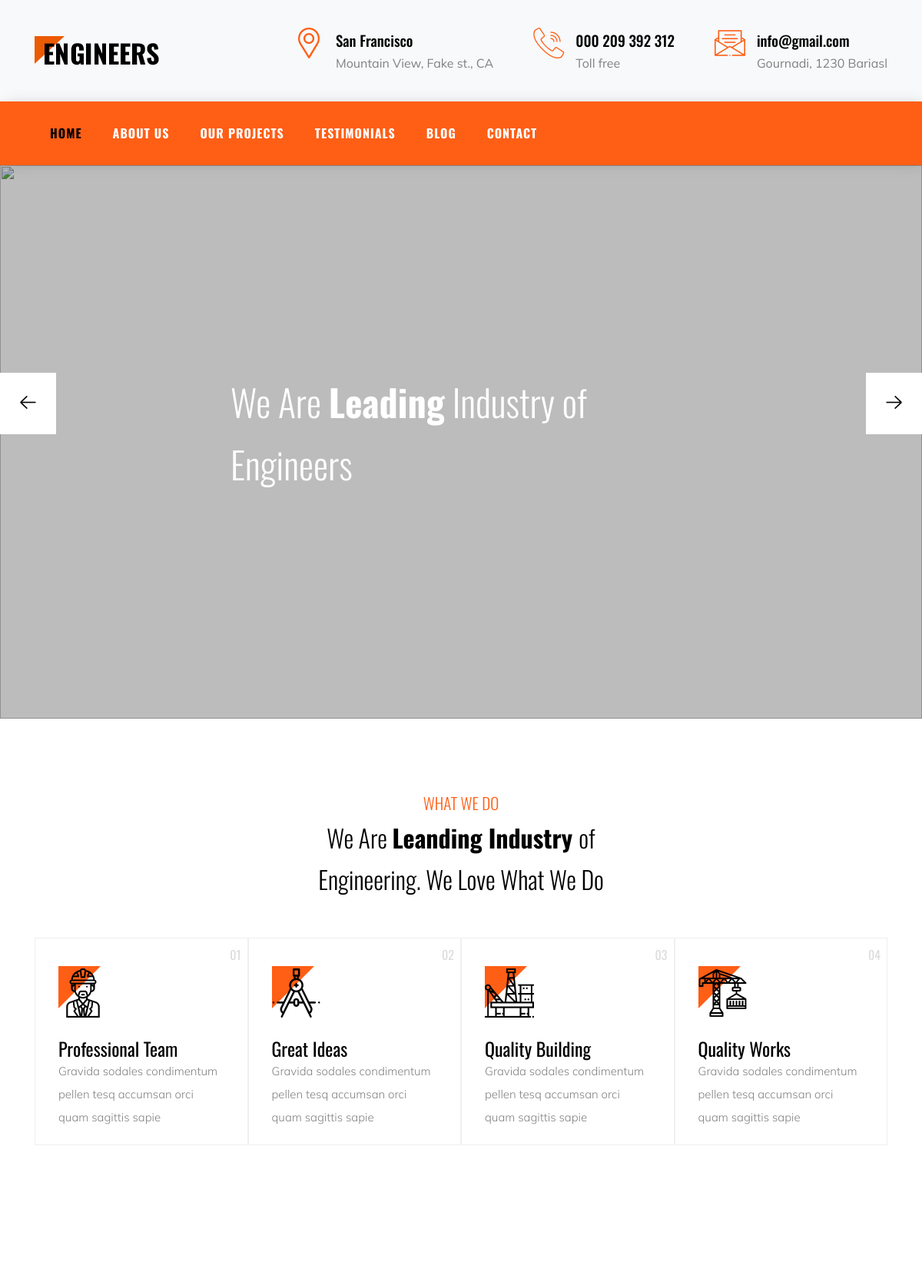
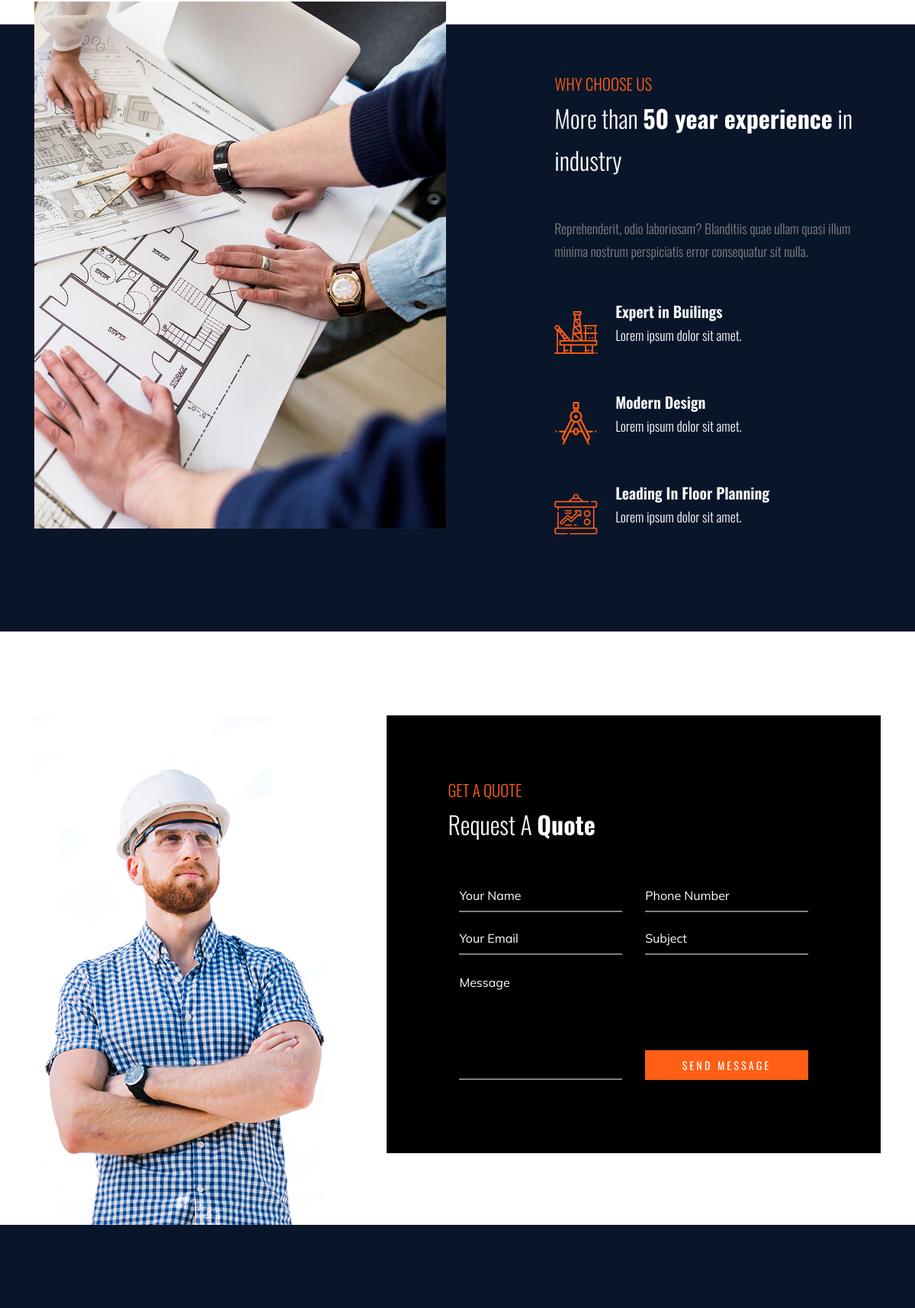
/index (upper part), run on the app's committed database (2 pictures, top to bottom).
### engineers/models.py (models this page shows)
class Address(db.Model):
    id = db.Column(db.Integer, primary_key=True)
    icon = db.Column(db.String(20), nullable=True)
    desc = db.Column(db.String(50), nullable=False)
    big_desc = db.Column(db.String(75), nullable=False)

### engineers/controllers.py (the view, shortened to what this page needs)
@app.route('/index', methods=['GET', 'POST'])
def index():
    address = Address.query.all()
    blogs = Blog.query.all()[-3:]
    testis = Testi.query.all()[-2:]
    pro_category = Project.query.all()[-4:]
    form = QuoteForm()
    return render_template('app/index.html', blogs=blogs, testis=testis, pro_category=pro_category, form=form, address=address)

### engineers/forms.py
class QuoteForm(FlaskForm):
    name = StringField('Your name', validators=[DataRequired(), Length(min=3, max=40)], render_kw={"placeholder": "Your Name"})
    phone = StringField('Phone Number', validators=[DataRequired()], render_kw={"placeholder": "Phone Number"})
    email = StringField('Your Email', validators=[DataRequired(), Email()], render_kw={"placeholder": "Your Email"})
    subject = StringField('Subject', validators=[DataRequired()], render_kw={"placeholder": "Subject"})
    message = TextAreaField('Message', validators=[DataRequired(), Length(min=20, max=200)], render_kw={"placeholder": "Message"})
    submit = SubmitField('SEND MESSAGE')

### engineers/templates/app/index.html (shortened to what this page needs)
{% extends 'app/base.html' %}
{% block content %}
    <menu>
        <div class="row nav-sticky">
            <div class="row-nav col-12 ff-oswald">
                <ul class="d-flex nav-ul color-fff">
                    <li class="nav-li"><a href="/index" class="selected">Home</a></li>
                    <li class="nav-li"><a href="/about" >About Us</a></li>
                    <li class="nav-li"><a href="/projects">Our Projects</a></li>
                    <li class="nav-li"><a href="/testi">Testimonials</a></li>
                    <li class="nav-li"><a href="/blog">Blog</a></li>
                    <li class="nav-li"><a href="/contact">Contact</a></li>
                </ul>
            </div>
        </div>
    </menu>
    <section class="bg-img-section">
        <div class="slider-block">
            <div class="slider-line">
                <figure class="bg-img-fig">
                    <div class="overlay"></div>
                    <h2 class="bg-img-h2">We Are <span class="font-bold">Leading</span> Industry of Engineers</h2>
                    <img src="{{ url_for('static', filename='img/hero_1.jpg')}}" alt="" class="bg-img">
                </figure>
            </div>
        </div>
        <div class="arrow-r arrow">
            <span>
                <i class="flaticon-right-arrow"></i>
            </span>
        </div>
        <div class="arrow-l arrow">
            <span>
                <i class="flaticon-left-arrow"></i>
            </span>
        </div>
    </section>
    <main>
        <div class="block-1">
            <div class="container container-do">
                <div class="row">
                    <div class="main-text">
                        <span class="span-orange">WHAT WE DO</span>
                        <h2 class="main-h2">We Are <span class="span-black">Leanding Industry </span> of
                            <br>
                            Engineering.
                            We Love What We Do
                        </h2>
                    </div>
                </div>
                <div class="row-2 d-flex">
                    <div class="col-3">
                        <div class="do-box-1 d-flex">
                            <span class="triangle-orange"></span>
                            <span class="number">01</span>
                            <div class="do-box-1-icon">
                                <i class="flaticon-engineer"></i>
                            </div>
                            <div class="do-box-1-text">
                                <h3>Professional Team</h3>
                                <p class="ff-mulish">Gravida sodales condimentum pellen tesq accumsan orci quam sagittis
                                    sapie</p>
                            </div>
                        </div>
                    </div>
                    <div class="col-3">
                        <div class="do-box-1 d-flex">
                            <span class="triangle-orange"></span>
                            <span class="number">02</span>
                            <div class="do-box-1-icon">
                                <i class="flaticon-compass"></i>
                            </div>
                            <div class="do-box-1-text">
                                <h3>Great Ideas</h3>
                                <p class="ff-mulish">Gravida sodales condimentum pellen tesq accumsan orci quam sagittis
                                    sapie</p>
                            </div>
                        </div>
                    </div>
                    <div class="col-3">
                        <div class="do-box-1 d-flex">
                            <span class="triangle-orange"></span>
                            <span class="number">03</span>
                            <div class="do-box-1-icon">
                                <i class="flaticon-oil-platform"></i>
                            </div>
                            <div class="do-box-1-text">
                                <h3>Quality Building</h3>
                                <p class="ff-mulish">Gravida sodales condimentum pellen tesq accumsan orci quam sagittis
                                    sapie</p>
                            </div>
                        </div>
                    </div>
                    <div class="col-3">
                        <div class="do-box-1 d-flex">
                            <span class="triangle-orange"></span>
                            <span class="number">04</span>
                            <div class="do-box-1-icon">
                                <i class="flaticon-crane"></i>
                            </div>
                            <div class="do-box-1-text">
                                <h3>Quality Works</h3>
                                <p class="ff-mulish">Gravida sodales condimentum pellen tesq accumsan orci quam sagittis
                                    sapie</p>
                            </div>
                        </div>
                    </div>
                </div>
            </div>
        </div>
        <div class="block-2">
            <div class="container container-us">
                <div class="row d-flex">
                    <div class="col-6">
                        <div class="column-left">
                            <figure>
                                <img src="{{ url_for('static', filename='img/about_1.jpg')}}" alt="">
                            </figure>
                        </div>
                    </div>
                    <div class="col-6">
                        <div class="column-right">
                            <span class="span-orange">
                                WHY CHOOSE US
                            </span>
                            <h2>
                                More than <span class="font-bold">50 year experience</span> in industry
                            </h2>
                            <p class="cl-gray pb-2">
                                Reprehenderit, odio laboriosam? Blanditiis quae ullam quasi illum minima nostrum
                                perspiciatis
                                error consequatur sit nulla.
                            </p>
                            <div>
                                <div class="d-flex mb-24">
                                    <i class="flaticon-oil-platform"></i>
                                    <div>
                                        <h4>Expert in Builings</h4>
                                        <p>Lorem ipsum dolor sit amet.</p>
                                    </div>
                                </div>
                                <div class="d-flex mb-24">
                                    <i class="flaticon-compass"></i>
                                    <div>
                                        <h4>Modern Design</h4>
                                        <p>Lorem ipsum dolor sit amet.</p>
                                    </div>
                                </div>
                                <div class="d-flex mb-24">
                                    <i class="flaticon-strategy"></i>
                                    <div>
                                        <h4>Leading In Floor Planning</h4>
                                        <p>Lorem ipsum dolor sit amet.</p>
                                    </div>
                                </div>
                            </div>
                        </div>
                    </div>
                </div>
            </div>
        </div>
        <div class="block-3">
            <div class="container max-w-1140 container-form">
                <div class="row d-flex">
                    <div class="col-5">
                        <figure class="form-left-fig">
                            <img src="{{ url_for('static', filename='img/img_transparent.png')}}" alt="">
                        </figure>
                    </div>
                    <div class="col-7">
                        <div class="form">
                            <span class="span-orange form-span">
                                GET A QUOTE
                            </span>
                            <h2 class="form-h2">
                                Request A <span class="font-bold">Quote</span>
                            </h2>
                            <div class="index-form">
                                <form method='POST', action="">
                                    <div class="row d-flex">
                                        <div class="col-6">
                                                {{form.name(class="form-name form-right")}}
                                        </div>
                                        <div class="col-6">
                                                {{form.phone(class="form-number form-right")}}
                                        </div>
                                    </div>
                                    <div class="row d-flex">
                                        <div class="col-6">
                                                {{form.email(class="form-email form-right")}}
                                        </div>
                                        <div class="col-6">
                                                {{form.subject(class="form-subject form-right")}}
                                        </div>
                                    </div>
                                    <div class="row d-flex">
                                        <div class="col-6">
                                                {{form.message(cols="30", rows="7", class="form-textarea form-right")}}
                                        </div>
                                        <div class="col-6 col-6-btn">
                                                {{form.submit(class='btn-orange')}}
                                        </div>
                                    </div>
                                </form>
                            </div>
                        </div>
                    </div>
                </div>
            </div>
        </div>
        <div class="block-4">
            </div>
    </main>
{% endblock %}

### engineers/templates/includes/header.html
<header>
    <section id="section-head-1">
        <div class="container container-head">
            <div class="row row-head-contact d-flex">
                <figure class="img-head-contact">
                    <a href="#"><img src="{{ url_for('static', filename='img/logo.png')}}" alt="logo-engineers" class="img-logo"></a>
                </figure>
                {% for add in address %}
                <div class="box-head-contact d-flex">
                    <i class="{{add.icon}} head-icon"></i>
                    <div class="contact-text">
                        <div class="top-text ff-oswald f-weight">{{add.desc}}</div>
                        <div class="bottom-text ff-mulish">{{add.big_desc}}</div>
                    </div>
                </div>
                {% endfor %}
            </div>
        </div>
    </section>
</header>

### engineers/static/css/grid.css (style rules this page uses)
.col-3 { width: 25%; }
.col-5 { width: 41.66%; }
.col-6 { width: 50%; }
.col-7 { width: 58.33%; }
.col-12 { width: 100%; }

### engineers/static/css/utilities.css (style rules this page uses)
img { width: 100%; height: 100%; }
ul { list-style: none; margin: 0; padding: 0; }
a { text-decoration: none; color: #000; }
textarea { resize: none; }
.d-flex { display: flex; }
.ff-oswald { font-family: 'Oswald', sans-serif; }
.ff-mulish { font-family: 'Mulish', sans-serif; }
h2 { font-weight: 300; margin: 0; }
.font-bold { font-weight: 900; }
.span-orange { font-size: 21px; font-weight: 300; color: #ff5e15; }
.span-black { font-size: 32px; font-weight: 700; color: #000; }
.triangle-orange { width: 0; height: 0; border-top: 55px solid #ff5e15; border-right: 55px solid transparent; position: absolute; top: 36px; left: 30px; z-index: -1; }
.cl-gray { color: #808080; }
.mb-24 { margin-bottom: 24px; }
.pb-2 { padding-bottom: 30px; }
.max-w-1140 { max-width: 1140px; }
.color-fff { color: #fff !important; }
.f-weight { font-weight: 500; }
.selected { color: #000 !important; }

### data on the page
Address: desc "San Francisco", big_desc "Mountain View, Fake st., CA"
Address: desc "000 209 392 312", big_desc "Toll free"
Address: desc "info@gmail.com", big_desc "Gournadi, 1230 Bariasl"
